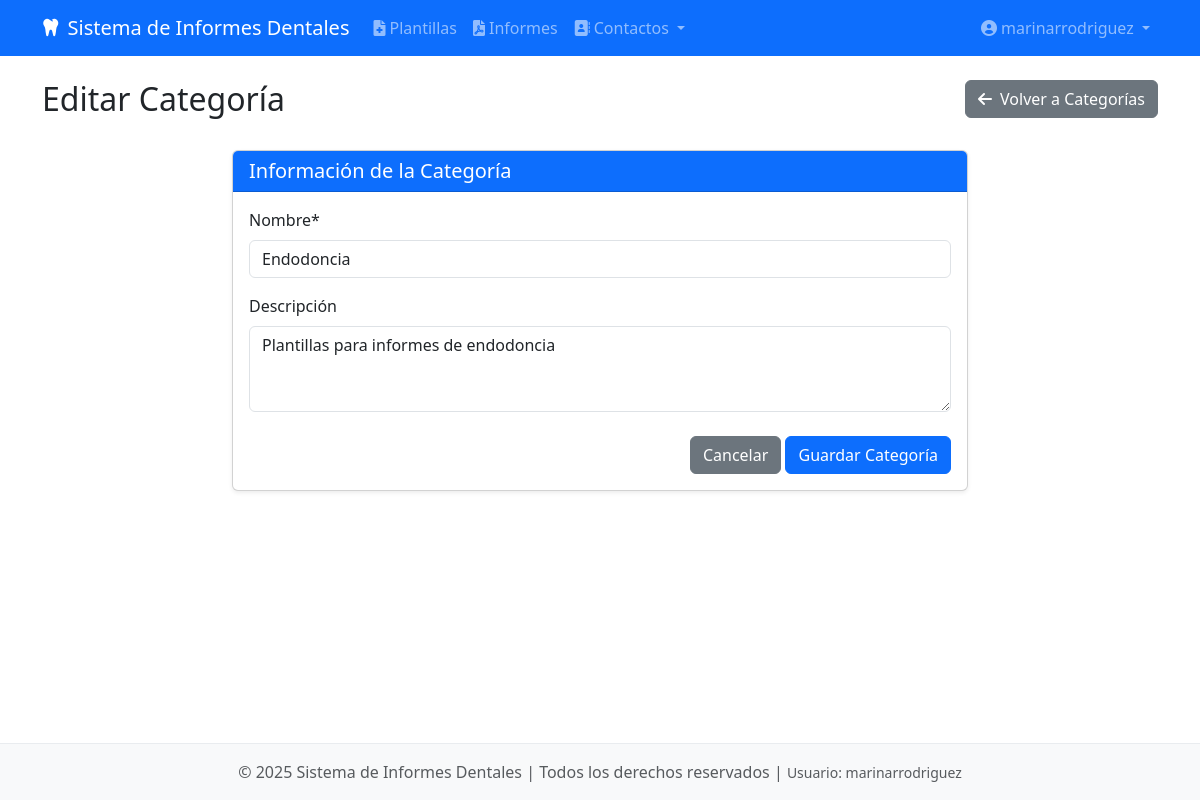
The page /categories/1/edit/ (signed in) on the database its author committed.
### dental_reports/models.py (models this page shows, shortened)
class TemplateCategory(models.Model):
    name = models.CharField(max_length=100, verbose_name="Nombre")
    description = models.TextField(blank=True, verbose_name="Descripción")
    class Meta:
        verbose_name = "Categoría de Plantilla"
        verbose_name_plural = "Categorías de Plantillas"

### dental_reports/views.py (the view)
# urls.py: path('categories/<int:pk>/edit/', views.category_edit, name='category_edit'),
@login_required
def category_edit(request, pk):
    category = get_object_or_404(TemplateCategory, pk=pk)
    if request.method == 'POST':
        form = TemplateCategoryForm(request.POST, instance=category)
        if form.is_valid():
            category = form.save()
            messages.success(request, f"Categoría '{category.name}' actualizada con éxito.")
            return redirect('category_list')
    else:
        form = TemplateCategoryForm(instance=category)
    return render(request, 'dental_reports/category_form.html', {
        'form': form,
        'category': category,
        'is_new': False
    })

### dental_reports/forms.py
class TemplateCategoryForm(forms.ModelForm):
    class Meta:
        model = TemplateCategory
        fields = ['name', 'description']
        widgets = {
            'description': forms.Textarea(attrs={'rows': 3}),
        }

### dental_reports/templates/dental_reports/category_form.html (shortened to what this page needs)
{% extends "dental_reports/base.html" %}
{% load crispy_forms_tags %}
{% block content %}
<div class="row mb-4">
    <div class="col-md-8">
        <h2>{% if is_new %}Nueva{% else %}Editar{% endif %} Categoría</h2>
    </div>
    <div class="col-md-4 text-end">
        <a href="{% url 'category_list' %}" class="btn btn-secondary">
            <i class="fas fa-arrow-left me-2"></i>Volver a Categorías
        </a>
    </div>
</div>
<div class="row">
    <div class="col-md-8 mx-auto">
        <div class="card shadow-sm">
            <div class="card-header bg-primary text-white">
                <h5 class="mb-0">Información de la Categoría</h5>
            </div>
            <div class="card-body">
                <form method="post">
                    {{ form|crispy }}
                    <div class="mt-4 text-end">
                        <a href="{% url 'category_list' %}" class="btn btn-secondary">Cancelar</a>
                        <button type="submit" class="btn btn-primary">
                            {% if is_new %}Crear{% else %}Guardar{% endif %} Categoría
                        </button>
                    </div>
                </form>
            </div>
        </div>
    </div>
</div>
{% endblock %}

### dental_reports/templates/dental_reports/base.html (shortened to what this page needs)
<!DOCTYPE html>
{% load static %}
<html lang="es">
<head>
    <link href="https://cdn.jsdelivr.net/npm/bootstrap@5.3.0/dist/css/bootstrap.min.css" rel="stylesheet">
    <link rel="stylesheet" href="https://cdnjs.cloudflare.com/ajax/libs/font-awesome/6.0.0/css/all.min.css">
    {% block extra_css %}
    <link rel="stylesheet" href="{% static 'dental_reports/css/visual-editor.css' %}">
    {% endblock %}
</head>
<body>
    <nav class="navbar navbar-expand-lg navbar-dark bg-primary">
        <div class="container">
            <a class="navbar-brand" href="{% url 'dental_reports:home' %}">
                <i class="fas fa-tooth me-2"></i>Sistema de Informes Dentales
            </a>
            <div class="collapse navbar-collapse" id="navbarNav">
                <ul class="navbar-nav me-auto">
                    {% if user.is_authenticated %}
                        <li class="nav-item">
                            <a class="nav-link {% if request.resolver_match.url_name == 'template_list' %}active{% endif %}"
                               href="{% url 'dental_reports:template_list' %}">
                               <i class="fas fa-file-medical me-1"></i>Plantillas
                            </a>
                        </li>
                        <li class="nav-item">
                            <a class="nav-link {% if request.resolver_match.url_name == 'report_list' %}active{% endif %}"
                               href="{% url 'dental_reports:report_list' %}">
                               <i class="fas fa-file-pdf me-1"></i>Informes
                            </a>
                        </li>
                        <li class="nav-item dropdown">
                            <a class="nav-link dropdown-toggle {% if 'clinic' in request.resolver_match.url_name or 'dentist' in request.resolver_match.url_name %}active{% endif %}"
                               href="#" id="contactsDropdown" role="button" data-bs-toggle="dropdown" aria-expanded="false">
                                <i class="fas fa-address-book me-1"></i>Contactos
                            </a>
                        </li>
                    {% endif %}
                </ul>
                <ul class="navbar-nav">
                    {% if user.is_authenticated %}
                        <li class="nav-item dropdown">
                            <a class="nav-link dropdown-toggle" href="#" id="navbarDropdown" role="button" data-bs-toggle="dropdown" aria-expanded="false">
                                <i class="fas fa-user-circle me-1"></i>{{ user.get_full_name|default:user.username }}
                            </a>
                        </li>
                    {% else %}
                        <li class="nav-item">
                            <a class="nav-link" href="{% url 'admin:login' %}">
                                <i class="fas fa-sign-in-alt me-1"></i>Iniciar Sesión
                            </a>
                        </li>
                    {% endif %}
                </ul>
            </div>
        </div>
    </nav>
    <main class="container mt-4">
        {% block content %}{% endblock %}
    </main>
    <footer class="footer mt-5">
        <div class="container text-center">
            <p class="mb-0 text-muted">
                &copy; {% now "Y" %} Sistema de Informes Dentales | Todos los derechos reservados
                {% if user.is_authenticated %}
                | <span class="text-muted small">Usuario: {{ user.username }}</span>
                {% endif %}
            </p>
        </div>
    </footer>
</body>
</html>

### dental_reports/templates/dental_reports/base.html (style rules this page uses)
body { min-height: 100vh; display: flex; flex-direction: column; }
main { flex: 1; }
.footer { margin-top: auto; padding: 1rem 0; background-color: #f8f9fa; border-top: 1px solid #e9ecef; }

### rows shown on the page
TemplateCategory: name "Endodoncia", description "Plantillas para informes de endodoncia"

### other values the page prints
{{ user.get_full_name|default:user.username }} "marinarrodriguez"
{{ user.username }} "marinarrodriguez"
